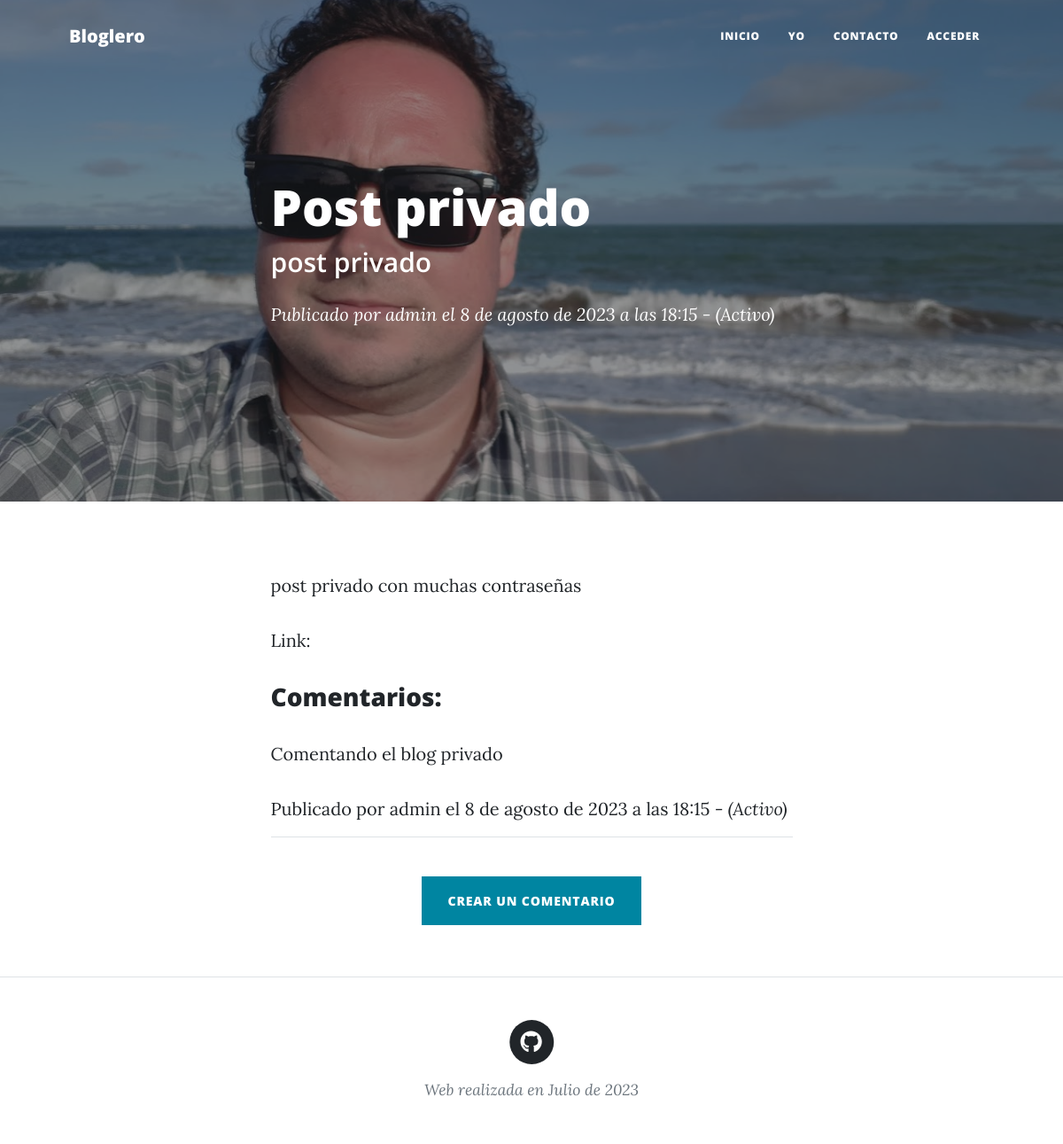
The app's page /post/2/ with its own data.
### AppBlog/models.py (models this page shows)
class Blog(models.Model):
    user = models.ForeignKey(User, on_delete=models.CASCADE, null=False)
    nombre = models.CharField(max_length=250)
    descripcion = models.CharField(max_length=500)
    portada = models.ImageField(upload_to='uploads/')
    fecha = models.DateTimeField(default=datetime.now())
    visibilidad = models.IntegerField(default=0)  # 0 - publico (usuarios no autenticados acceden)

class Post(models.Model):
    user = models.ForeignKey(User, on_delete=models.CASCADE, null=True)
    blog = models.ForeignKey(Blog, on_delete=models.CASCADE, null=False)
    titulo = models.CharField(max_length=250)
    descripcion = models.CharField(max_length=500)
    texto = RichTextField(default=None)
    imagen = models.ImageField(default=None, upload_to='uploads/')
    link = models.TextField(default=None)
    fecha = models.DateTimeField(default=datetime.now())
    estado = models.IntegerField(default=1) # 0 - Inactivo

class Comment(models.Model):
    user = models.ForeignKey(User, on_delete=models.CASCADE, null=True)
    post = models.ForeignKey(Post, on_delete=models.CASCADE, null=False)
    texto = models.TextField(default=None)
    fecha = models.DateTimeField(default=datetime.now())
    estado = models.IntegerField(default=1) # 0 - Inactivo

### AppBlog/views.py (the view)
# urls.py: path('post/<id>/', post, name="post"), # muestra un post particular y todos sus comentarios
def post(request, id):
    post = Post.objects.get(id=id)
    if request.user.is_authenticated:
        if post.user_id == request.user.id:
            blog = Blog.objects.get(id=post.blog_id)
            comments = Comment.objects.filter(post_id=id)
            pass
        elif post.estado == 0:
            return allPost(request, post.blog_id)
        else:
           blog = Blog.objects.get(id=post.blog_id)
           comments = Comment.objects.filter(post_id=id)
           pass
    elif post.estado == 0:
        return allBlog(request)
    else:
        blog = Blog.objects.get(id=post.blog_id)
        comments = Comment.objects.filter(post_id=id)
        pass
    return render(request, "appblog/post.html", {'blog' : blog, 'post' : post, 'comments' : comments })

### AppBlog/templates/appblog/post.html (shortened to what this page needs)
{% extends 'appblog/base.html' %}
{% load static %}
        {% block header %}
        <header class="masthead" style="background-image: url('{{ blog.portada.url }}')">
            <div class="container position-relative px-4 px-lg-5">
                <div class="row gx-4 gx-lg-5 justify-content-center">
                    <div class="col-md-10 col-lg-8 col-xl-7">
                        <div class="post-heading">
                            <h1>{{ post.titulo }}</h1>
                            <h2 class="subheading">{{ post.descripcion }}</h2>
                            <span class="meta">
                                Publicado por
                                {%if post.user.username is None %}
                                    Anonimo
                                {% else %}
                                    <a href="#!">{{ post.user.username }}</a>
                                {% endif %}
                                el {{ post.fecha }}  - <i>
                                {%if post.estado == 0 %}
                                    (Inactivo)
                                {% else %}
                                    (Activo)
                                {% endif %}</i>
                            </span>
                        </div>
                    </div>
                </div>
            </div>
        </header>
        {% endblock header %}
        {% block content %}
        <article class="mb-4">
            <div class="container px-4 px-lg-5">
                <div class="row gx-4 gx-lg-5 justify-content-center">
                    <div class="col-md-10 col-lg-8 col-xl-7">
                        <p>{{ post.texto|safe }}</p>
                        <p>Link: <a href="{{ post.link }}">{{ post.link }}</a></p>
                    </div>
                </div>
            </div>
            <div class="container px-4 px-lg-5">
                <div class="row gx-4 gx-lg-5 justify-content-center">
                    <div class="col-md-10 col-lg-8 col-xl-7">
                        <h3>Comentarios:</h3>
                        {% for comment in comments %}
                            <p>{{ comment.texto }}</p>
                            <span class="meta">
                                Publicado por
                                {% if comment.user.username is None %}
                                    Anonimo
                                {% else %}
                                    <a href="#!">{{ comment.user.username }}</a>
                                {% endif %}
                                el {{ comment.fecha }} - <i>
                                {% if comment.estado == 0 %}
                                    (Inactivo)
                                {% else %}
                                    (Activo)
                                {% endif %}</i>
                            </span>
                            <hr/>
                        {% endfor %}
                    </div>
                </div>
            </div>
        </article>
        <div class="d-flex justify-content-center mb-4"><a class="btn btn-primary text-uppercase m-1" href="{% url 'createComment' post.id %}">Crear un Comentario</a></div>
        {% endblock content %}

### records on screen
Blog: portada (picture)
Post: titulo "Post privado", descripcion "post privado", user.username "admin", fecha "8 de agosto de 2023 a las 18:15", texto "post privado con muchas contraseñas"
Comment: texto "Comentando el blog privado", user.username "admin", fecha "8 de agosto de 2023 a las 18:15", estado "(Activo)"
